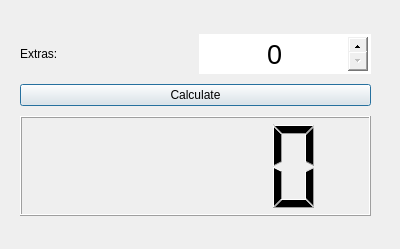
<?xml version="1.0" encoding="UTF-8"?>
<ui version="4.0">
 <class>Dialog</class>
 <widget class="QDialog" name="Dialog">
  <property name="geometry">
   <rect>
    <x>0</x>
    <y>0</y>
    <width>400</width>
    <height>249</height>
   </rect>
  </property>
  <property name="windowTitle">
   <string>Print Calculation</string>
  </property>
  <property name="statusTip">
   <string/>
  </property>
  <widget class="QWidget" name="horizontalLayoutWidget">
   <property name="geometry">
    <rect>
     <x>20</x>
     <y>30</y>
     <width>351</width>
     <height>191</height>
    </rect>
   </property>
   <layout class="QHBoxLayout" name="horizontalLayout">
    <item>
     <layout class="QFormLayout" name="classes_formLayout"/>
    </item>
    <item>
     <layout class="QGridLayout" name="right_gridLayout">
      <item row="1" column="0" colspan="2">
       <widget class="QPushButton" name="print_calculate_button">
        <property name="minimumSize">
         <size>
          <width>0</width>
          <height>0</height>
         </size>
        </property>
        <property name="text">
         <string>Calculate</string>
        </property>
       </widget>
      </item>
      <item row="2" column="0" colspan="2">
       <widget class="QLCDNumber" name="lcdNumber">
        <property name="sizePolicy">
         <sizepolicy hsizetype="Minimum" vsizetype="Fixed">
          <horstretch>0</horstretch>
          <verstretch>0</verstretch>
         </sizepolicy>
        </property>
        <property name="minimumSize">
         <size>
          <width>0</width>
          <height>100</height>
         </size>
        </property>
        <property name="frameShape">
         <enum>QFrame::Box</enum>
        </property>
        <property name="frameShadow">
         <enum>QFrame::Raised</enum>
        </property>
        <property name="mode">
         <enum>QLCDNumber::Dec</enum>
        </property>
       </widget>
      </item>
      <item row="0" column="0">
       <widget class="QLabel" name="extras_label">
        <property name="whatsThis">
         <string extracomment="adds requested number of extra copies for each class selected"/>
        </property>
        <property name="text">
         <string>Extras:</string>
        </property>
       </widget>
      </item>
      <item row="0" column="1">
       <widget class="CustomSpinBox" name="extras_spinBox">
        <property name="sizePolicy">
         <sizepolicy hsizetype="Minimum" vsizetype="Fixed">
          <horstretch>0</horstretch>
          <verstretch>0</verstretch>
         </sizepolicy>
        </property>
        <property name="minimumSize">
         <size>
          <width>0</width>
          <height>40</height>
         </size>
        </property>
        <property name="baseSize">
         <size>
          <width>0</width>
          <height>0</height>
         </size>
        </property>
        <property name="font">
         <font>
          <pointsize>20</pointsize>
         </font>
        </property>
        <property name="styleSheet">
         <string notr="true">QSpinBox::up-button,
QSpinBox::down-button {
    width: 20px;
    height: 20px;
}</string>
        </property>
        <property name="wrapping">
         <bool>false</bool>
        </property>
        <property name="frame">
         <bool>false</bool>
        </property>
        <property name="alignment">
         <set>Qt::AlignCenter</set>
        </property>
        <property name="readOnly">
         <bool>false</bool>
        </property>
        <property name="buttonSymbols">
         <enum>QAbstractSpinBox::UpDownArrows</enum>
        </property>
       </widget>
      </item>
     </layout>
    </item>
   </layout>
  </widget>
 </widget>
 <customwidgets>
  <customwidget>
   <class>CustomSpinBox</class>
   <extends>QSpinBox</extends>
   <header>Widgets/Spin_Box</header>
  </customwidget>
 </customwidgets>
 <resources/>
 <connections/>
</ui>
